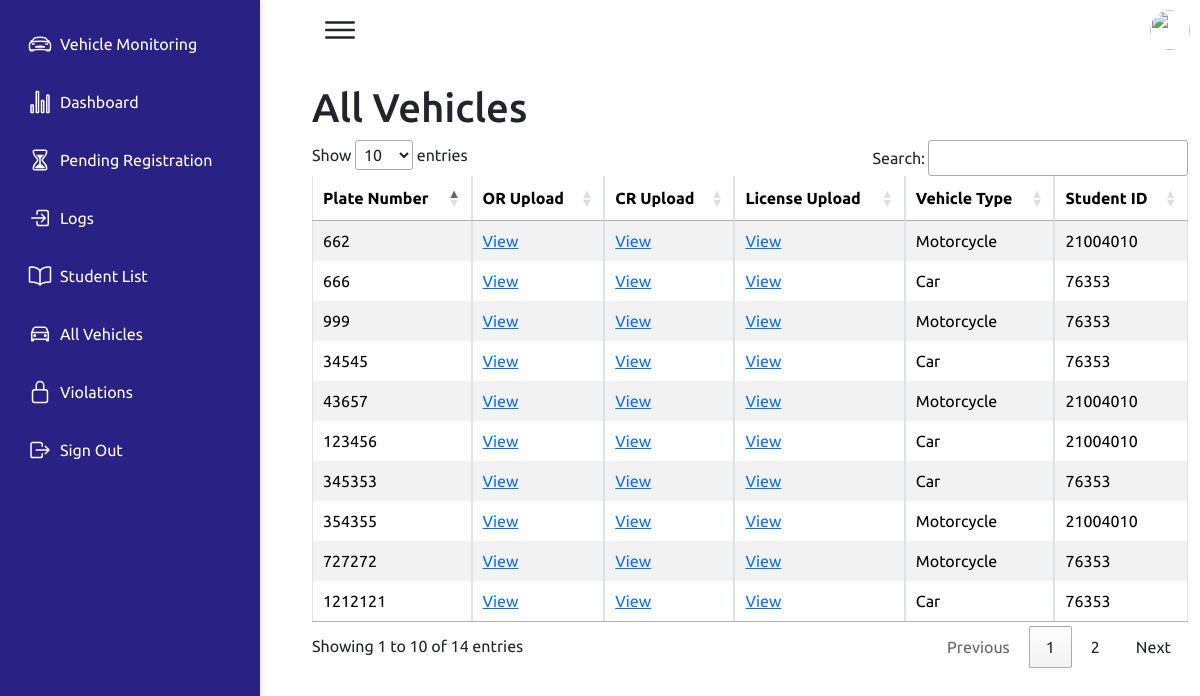
Page /all-vehicles/ (signed in) on the earlier database version.
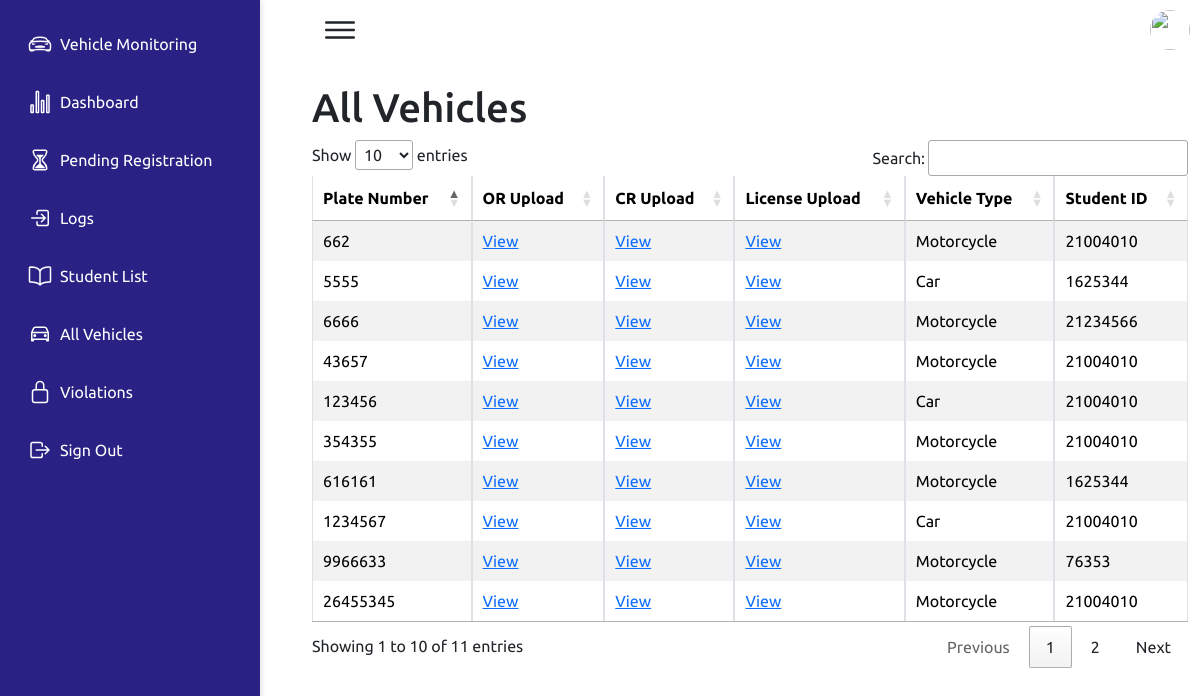
Same page on the later database version.
### qrapp/models.py (models this page shows, shortened)
class Vehicle(models.Model):
    plate_number = models.CharField(max_length=20, unique=True)
    or_upload = models.FileField(upload_to='uploads/or/')
    cr_upload = models.FileField(upload_to='uploads/cr/')
    license_upload = models.FileField(upload_to='uploads/license/')
    vehicle_type = models.CharField(max_length=50, choices=[('Car', 'Car'), ('Motorcycle', 'Motorcycle')])
    student_id = models.ForeignKey('StudentMasterList', on_delete=models.CASCADE, related_name='vehicles')
    id = models.AutoField(primary_key=True)

class StudentMasterList(models.Model):
        student_id = models.CharField(max_length=20, unique=True)
        username = models.CharField(max_length=50)
        email = models.EmailField(unique=True)
        first_name = models.CharField(max_length=50, blank=True, null=True)
        last_name = models.CharField(max_length=50, blank=True, null=True)
        course = models.CharField(max_length=100)
        year = models.CharField(max_length=10)
        major = models.CharField(max_length=100)
        password = models.CharField(max_length=128, blank=True, null=False)
        qr_code = models.ImageField(upload_to='uploads/qr_codes/', blank=True, null=True)

### qrapp/views.py (the view)
# urls.py: path('all-vehicles/', views.all_vehicles, name='all-vehicles'),
def all_vehicles(request):
    vehicles = Vehicle.objects.all()
    return render(request, 'qrapp/all_vehicles.html', {'vehicles': vehicles})

### qrapp/templates/qrapp/all_vehicles.html (shortened to what this page needs)
{% extends 'qrapp/base.html' %}
{% block content %}
    <div class="container mt-0">
        <h1>All Vehicles</h1>
        <table id="vehiclesTable" class="table table-striped table-bordered">
            <thead>
                <tr>
                    <th>Plate Number</th>
                    <th>OR Upload</th>
                    <th>CR Upload</th>
                    <th>License Upload</th>
                    <th>Vehicle Type</th>
                    <th>Student ID</th>
                </tr>
            </thead>
            <tbody>
                {% for vehicle in vehicles %}
                    <tr>
                        <td>{{ vehicle.plate_number }}</td>
                        <td><a href="#" class="view-image" data-image-url="{{ vehicle.or_upload.url }}">View</a></td>
                        <td><a href="#" class="view-image" data-image-url="{{ vehicle.cr_upload.url }}">View</a></td>
                        <td><a href="#" class="view-image" data-image-url="{{ vehicle.license_upload.url }}">View</a></td>
                        <td>{{ vehicle.vehicle_type }}</td>
                        <td>{{ vehicle.student_id.student_id }}</td>
                    </tr>
                {% endfor %}
            </tbody>
        </table>
    </div>
    <link rel="stylesheet" href="https://cdn.datatables.net/1.13.5/css/jquery.dataTables.min.css">
    <link rel="stylesheet" href="https://cdn.jsdelivr.net/npm/bootstrap@5.3.3/dist/css/bootstrap.min.css">
{% endblock %}

Differences in the rows shown:
removed Vehicle: plate_number "34545", vehicle_type "Car", student_id.student_id "76353"
removed Vehicle: plate_number "666", vehicle_type "Car", student_id.student_id "76353"
removed Vehicle: plate_number "999", vehicle_type "Motorcycle", student_id.student_id "76353"
removed Vehicle: plate_number "1212121", vehicle_type "Car", student_id.student_id "76353"
removed Vehicle: plate_number "345353", vehicle_type "Car", student_id.student_id "76353"
removed Vehicle: plate_number "727272", vehicle_type "Motorcycle", student_id.student_id "76353"
now on this page (row unchanged): Vehicle: plate_number "26455345", vehicle_type "Motorcycle", student_id.student_id "21004010"
now on this page (row unchanged): Vehicle: plate_number "1234567", vehicle_type "Car", student_id.student_id "21004010"
added Vehicle: plate_number "9966633", vehicle_type "Motorcycle", student_id.student_id "76353"
added Vehicle: plate_number "6666", vehicle_type "Motorcycle", student_id.student_id "21234566"
added Vehicle: plate_number "616161", vehicle_type "Motorcycle", student_id.student_id "1625344"
added Vehicle: plate_number "5555", vehicle_type "Car", student_id.student_id "1625344"
Other differences:
text written by a page script: "Show entries Search: Showing 1 to 10 of 14 entries Previous 1 2 Next" → "Show entries Search: Showing 1 to 10 of 11 entries Previous 1 2 Next"
